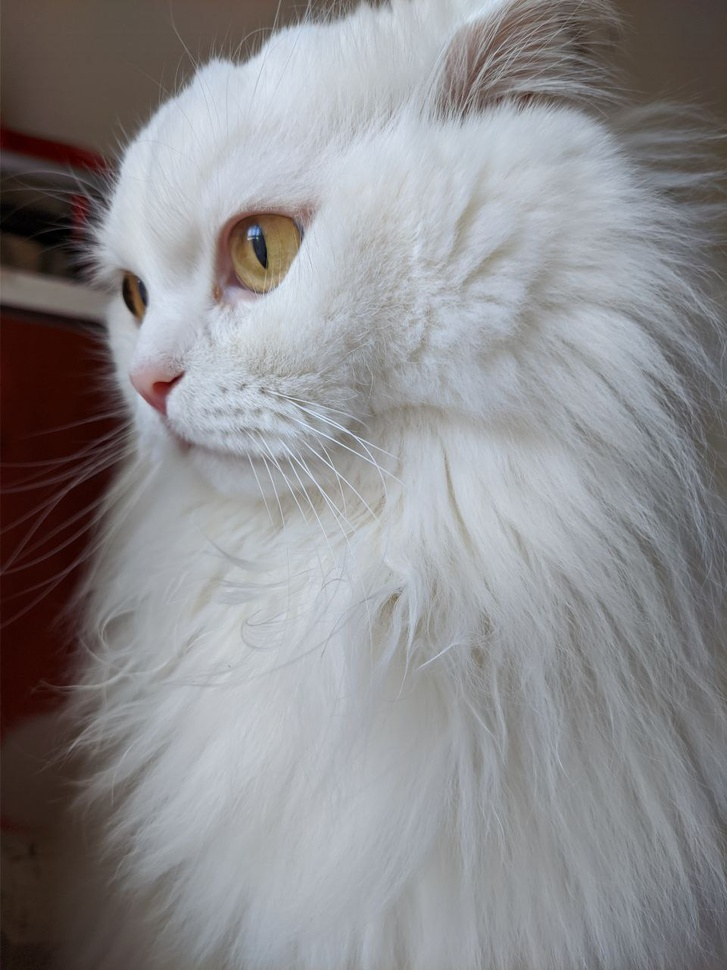
#> input picture scikit-image/histogram-and-threshold/bulut.jpeg, 727 x 970 px, shrunk from 960 x 1280 before the run
$ jupyter execute hist-thresh.ipynb
#> lines starting #> are read from the running program, lines starting #| are printed output that depends on the picture; after the words box and inside, x2 and y2 are one past the last pixel; in counts of white or black regions, pixels touching at a corner belong together
# Histogram
- Bir görüntünün histogramı, her bir yoğunluk değerinin piksel miktarının grafiksel bir temsilidir.
- 0 da (saf siyah) 255 e (saf beyaz)
- Histogramlar görüntüleri eşiklendirmek(tresholding) için kullanılabilir.

[cell 1]
import matplotlib.pyplot as plt
import numpy as np

bulut = plt.imread('bulut.jpeg')
#> bulut is the input picture: shape (970, 727, 3); mean R, G, B 140.4, 139.2, 141.6

red = bulut[:, :, 0]
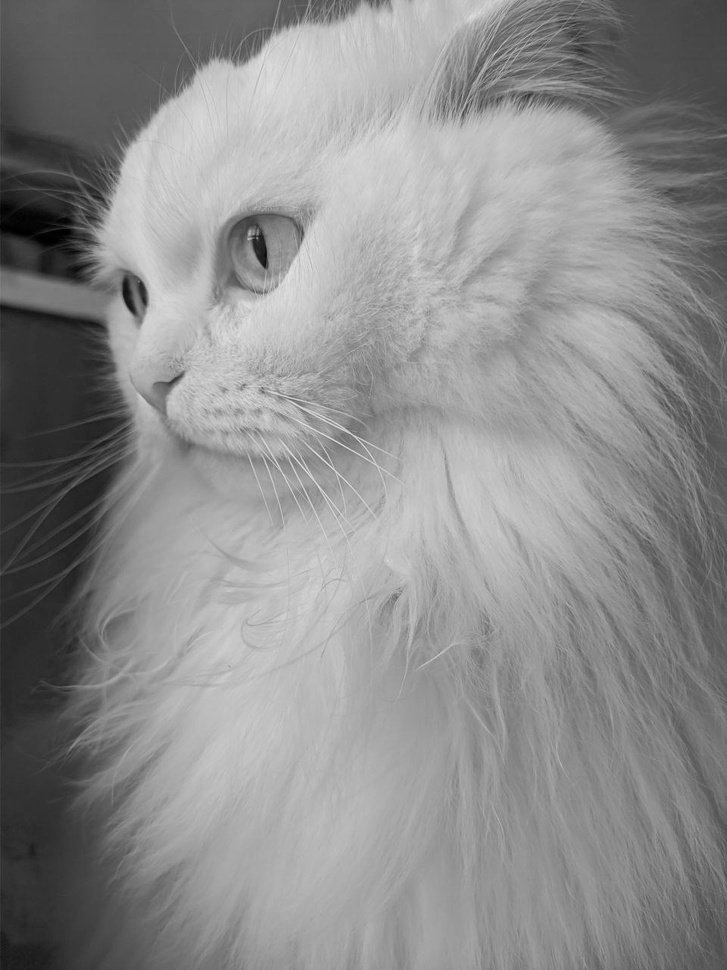
#> red: shape (970, 727); min 0, max 232, mean 140.4
green = bulut[:, :, 1]
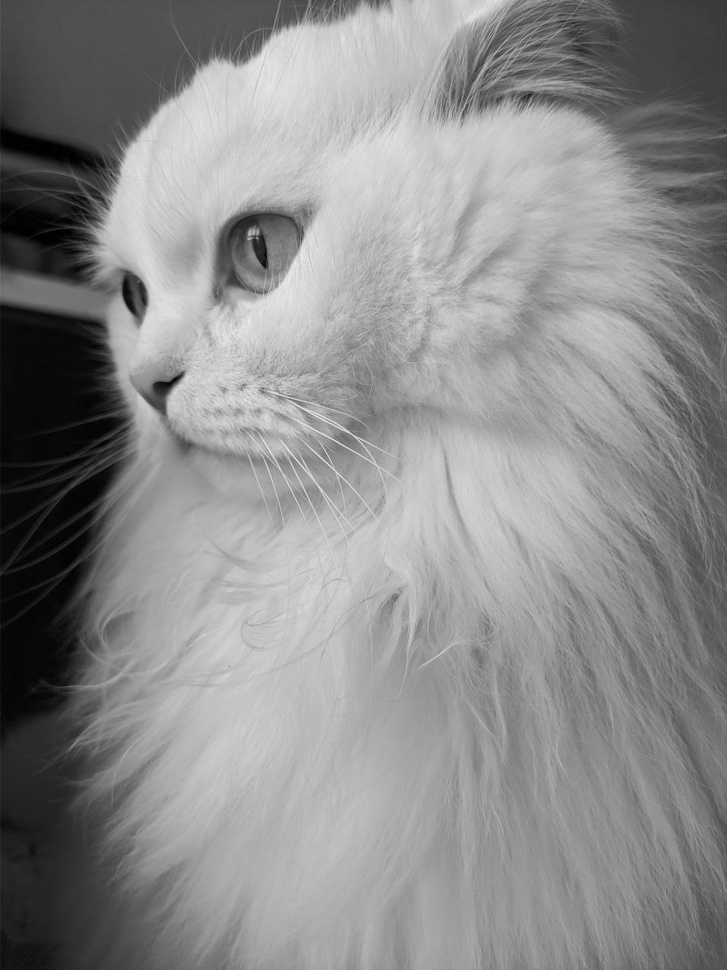
#> green: shape (970, 727); min 0, max 238, mean 139.2
blue = bulut[:, :, 2]

f, (ax1, ax2, ax3, ax4) = plt.subplots(1, 4, figsize=(20,10))
ax1.imshow(bulut)
ax1.set_title('Original'), ax1.axis('off')
ax2.imshow(red, cmap='Reds')
ax2.set_title('Red Channel'), ax2.axis('off')
ax3.imshow(green, cmap='Greens')
ax3.set_title('Green Channel'), ax3.axis('off')
ax4.imshow(blue, cmap='Blues')
ax4.set_title('Blue Channel'), ax4.axis('off')
plt.tight_layout()
plt.show()

[cell 2]
# Histogram oluşturma
plt.hist(bulut.ravel(), bins=256, color='orange')
plt.hist(red.ravel(), bins=256, color='red')
plt.hist(green.ravel(), bins=256, color='green')
plt.hist(blue.ravel(), bins=256, color='blue')

# Histogramları subplot ile gösterme
f, (ax1, ax2, ax3, ax4) = plt.subplots(1, 4, figsize=(20,10))
ax1.hist(bulut.ravel(), bins=256, color='orange')
ax1.set_title('Original'),
ax2.hist(red.ravel(), bins=256, color='red')
ax2.set_title('Red Channel')
ax3.hist(green.ravel(), bins=256, color='green')
ax3.set_title('Green Channel')
ax4.hist(blue.ravel(), bins=256, color='blue')
ax4.set_title('Blue Channel')
plt.tight_layout()
plt.show()
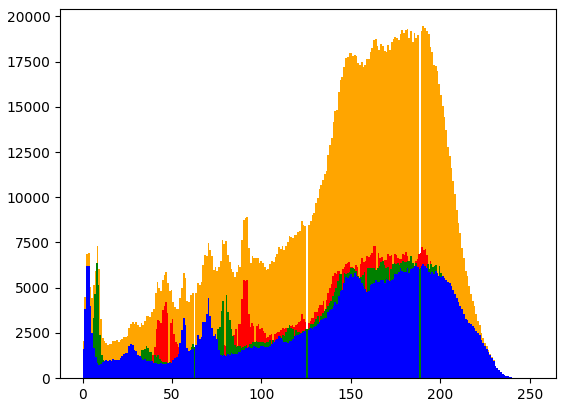
#> figure drawn by matplotlib, 1 panel; tallest bar 19453 high, from x = 190 to 191; tallest bar 7326 high, from x = 162.2 to 163.1; tallest bar 6742 high, from x = 183.1 to 184.1
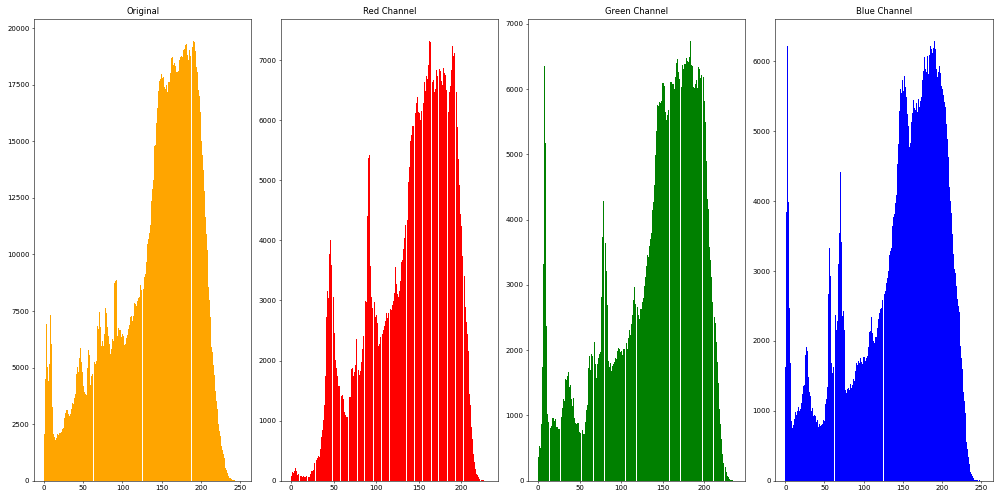
#> figure drawn by matplotlib, 4 panels; panel 1: tallest bar 19453 high, from x = 190 to 191; panel 2: tallest bar 7326 high, from x = 162.2 to 163.1; panel 3: tallest bar 6742 high, from x = 183.1 to 184.1; panel 4: tallest bar 6298 high, from x = 190 to 191

# Thresholding
- Partitioning an image into foreground and background, simplest way to segment an image
- By making it black and white
- Her Pixel için bir eşik değeri belirlenir.
    - Eğer pixel değeri eşik değerinden büyükse beyaz
    - Pixel değeri eşik değerinden küçükse siyah
- Only works for grayscale images

[cell 3]
from skimage import color
# grayscale bulut
grayscale_bulut = color.rgb2gray(bulut)

thresh = 0.5
binary = grayscale_bulut > thresh
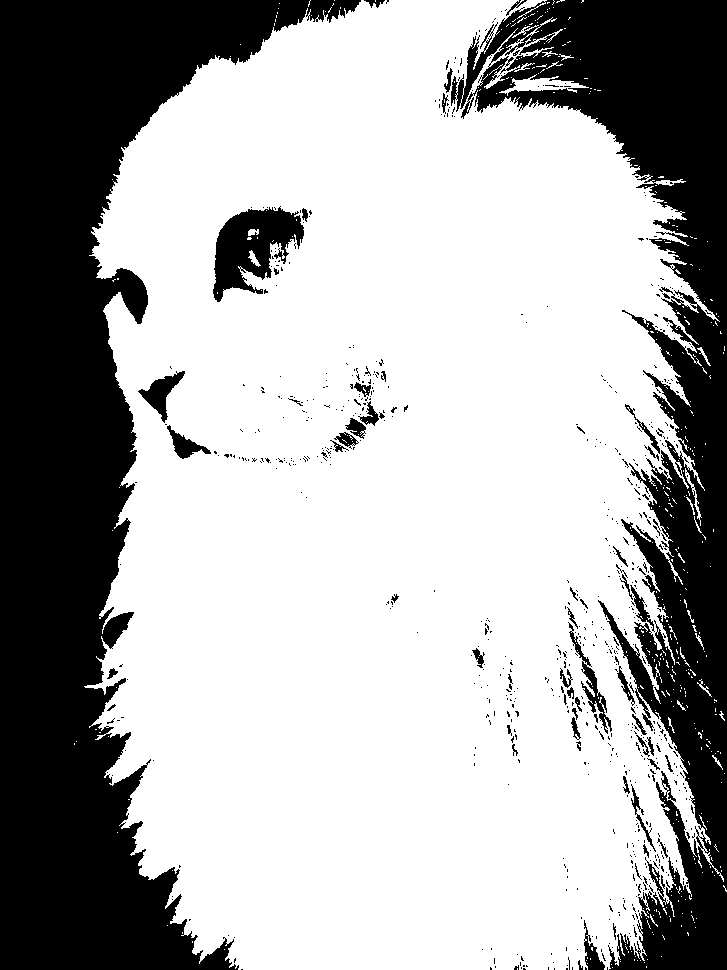
#> binary: shape (970, 727) bool; 67.1% white; 725 black regions (664 under 20 px), largest, box (x1, y1, x2, y2) and area: (0, 0, 361, 970) 137080, (451, 0, 727, 970) 81902, (213, 206, 304, 302) 4742

# Inverted thresholding
thresh = 0.5
inverted_binary = grayscale_bulut <= thresh

f, (ax1, ax2, ax3) = plt.subplots(1, 3, figsize=(20,10))
ax1.imshow(grayscale_bulut, cmap='gray')
ax1.set_title('Grayscale'), ax1.axis('off')
ax2.imshow(binary, cmap='gray')
ax2.set_title('Binary'), ax2.axis('off')
ax3.imshow(inverted_binary, cmap='gray')
ax3.set_title('Inverted Binary'), ax3.axis('off')
plt.tight_layout()
plt.show()

## Thresholding Categories
- Global or histogram based : good for uniform backgrounds
- Local or adaptive : for uneven background illumination
- Local eşikleme genel eşiklemeye göre daha iyi sonuçlar verse de daha yavaştır.
- Bir görüntünün arka planı tektipse global eşikleme daha iyi sonuçlar verir.
- Görüntü yüksek kontrasta sahip değilse veya arka olan düzgün değilse, yerel eşikleme daha iyi sonuçlar verir.

[cell 4]
image = plt.imread('text_page.jpg')
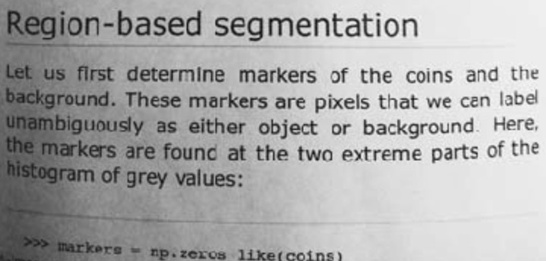
#> input picture scikit-image/histogram-and-threshold/text_page.jpg, 546 x 261 px, shrunk from 720 x 345 before the run
#> image is the input picture: shape (261, 546, 3); min 14, max 251, mean 170.8
image_gray = color.rgb2gray(image)
# Global thresholding
# Optimal thresholding with Otsu's method
from skimage.filters import threshold_otsu
thresh = threshold_otsu(image_gray)
#> thresh = 0.63
binary = image_gray > thresh
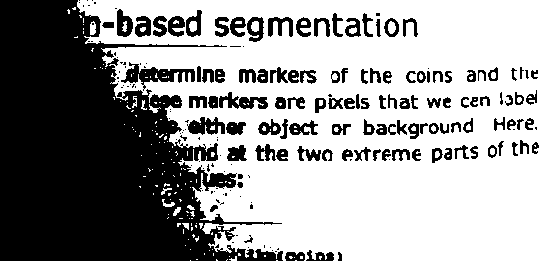
#> binary: shape (261, 546) bool; 60.7% white; 196 black regions (82 under 20 px), largest, box (x1, y1, x2, y2) and area: (0, 0, 283, 261) 43120, (121, 62, 195, 91) 799, (219, 92, 268, 109) 435
plt.imshow(binary, cmap='gray'), plt.axis('off'), plt.axis('off')
plt.title('Global Thresholding with Otsu\'s method')
plt.show()

[cell 5]
# Local thresholding
from skimage.filters import threshold_local
# her pikseli çevreleyen 35x35 piksel bloğunun ortalamasını alarak eşik değerini hesapla
block_size = 35
# offset değeri, eşik değerinin hesaplanmasındakullanılır blok ortalamasından çıkarılır
local_thresh = threshold_local(image_gray, block_size, offset=0.08)
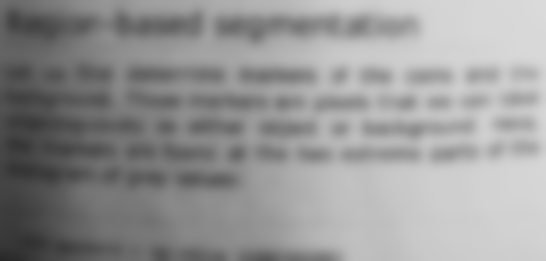
#> local_thresh: shape (261, 546) float64; min 0.157, max 0.857, mean 0.59

binary_local = image_gray > local_thresh
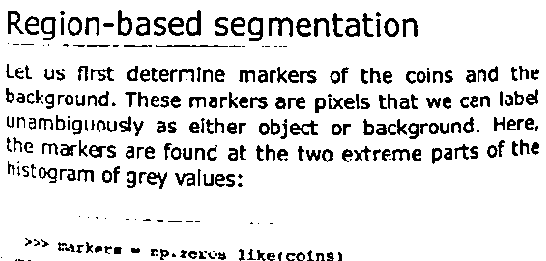
#> binary_local: shape (261, 546) bool; 87.8% white; 288 black regions (56 under 20 px), largest, box (x1, y1, x2, y2) and area: (269, 17, 293, 37) 224, (186, 10, 201, 36) 196, (248, 17, 263, 41) 196
plt.imshow(binary_local, cmap='gray'), plt.axis('off'), plt.axis('off')
plt.title('Local Thresholding')
plt.show()

[cell 6]
# All thresholding methods
from skimage.filters import try_all_threshold
# tüm thresholding yöntemlerini deneme
fig, ax = try_all_threshold(image_gray, verbose=False)
plt.tight_layout(), plt.show(fig, ax)
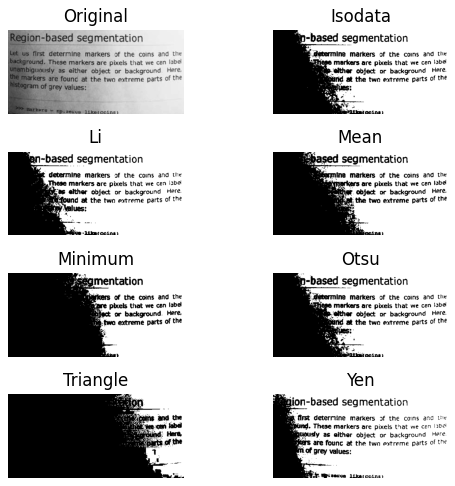
#> figure drawn by matplotlib, 8 panels
